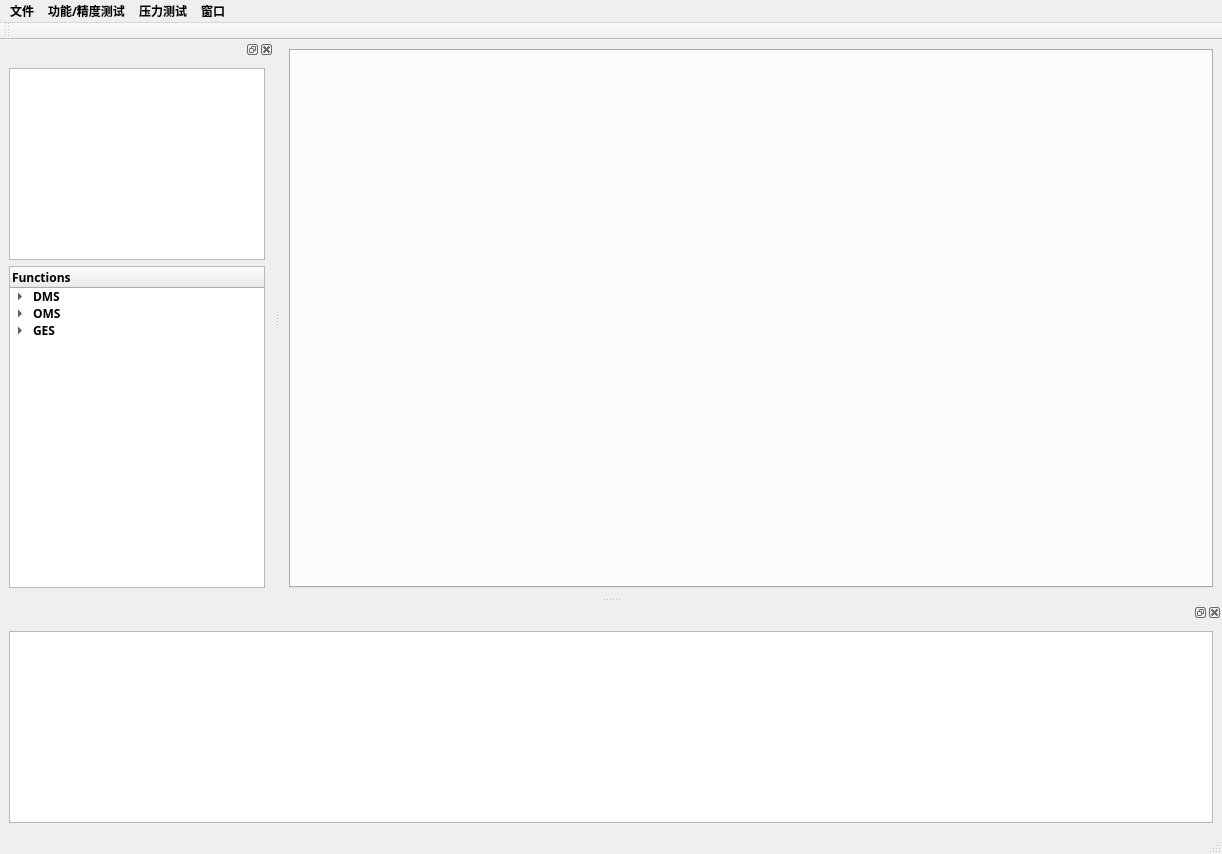
<?xml version="1.0" encoding="UTF-8"?>
<ui version="4.0">
 <class>MainWindow</class>
 <widget class="QMainWindow" name="MainWindow">
  <property name="geometry">
   <rect>
    <x>0</x>
    <y>0</y>
    <width>1222</width>
    <height>854</height>
   </rect>
  </property>
  <property name="sizePolicy">
   <sizepolicy hsizetype="Preferred" vsizetype="Preferred">
    <horstretch>1</horstretch>
    <verstretch>1</verstretch>
   </sizepolicy>
  </property>
  <property name="font">
   <font>
    <family>Agency FB</family>
    <pointsize>9</pointsize>
    <weight>75</weight>
    <bold>true</bold>
   </font>
  </property>
  <property name="windowTitle">
   <string>SenseAuto Cabin Smart Test Tool</string>
  </property>
  <property name="windowIcon">
   <iconset resource="icon/senseauto_3.qrc">
    <normaloff>:/senseauto/icon.PNG</normaloff>:/senseauto/icon.PNG</iconset>
  </property>
  <property name="windowOpacity">
   <double>1.000000000000000</double>
  </property>
  <property name="autoFillBackground">
   <bool>true</bool>
  </property>
  <property name="styleSheet">
   <string notr="true"/>
  </property>
  <property name="iconSize">
   <size>
    <width>256</width>
    <height>256</height>
   </size>
  </property>
  <property name="animated">
   <bool>true</bool>
  </property>
  <property name="tabShape">
   <enum>QTabWidget::Triangular</enum>
  </property>
  <property name="dockNestingEnabled">
   <bool>true</bool>
  </property>
  <property name="unifiedTitleAndToolBarOnMac">
   <bool>true</bool>
  </property>
  <widget class="QWidget" name="centralwidget">
   <layout class="QVBoxLayout" name="verticalLayout_5">
    <item>
     <widget class="QTabWidget" name="tabWidget">
      <property name="sizePolicy">
       <sizepolicy hsizetype="Expanding" vsizetype="Expanding">
        <horstretch>1</horstretch>
        <verstretch>1</verstretch>
       </sizepolicy>
      </property>
      <property name="styleSheet">
       <string notr="true"/>
      </property>
      <property name="tabShape">
       <enum>QTabWidget::Rounded</enum>
      </property>
      <property name="tabsClosable">
       <bool>true</bool>
      </property>
      <property name="movable">
       <bool>true</bool>
      </property>
     </widget>
    </item>
   </layout>
  </widget>
  <widget class="QStatusBar" name="statusbar"/>
  <widget class="QToolBar" name="toolBar">
   <property name="windowTitle">
    <string>toolBar</string>
   </property>
   <attribute name="toolBarArea">
    <enum>TopToolBarArea</enum>
   </attribute>
   <attribute name="toolBarBreak">
    <bool>false</bool>
   </attribute>
  </widget>
  <widget class="QMenuBar" name="menubar">
   <property name="geometry">
    <rect>
     <x>0</x>
     <y>0</y>
     <width>1222</width>
     <height>26</height>
    </rect>
   </property>
   <widget class="QMenu" name="menuGT">
    <property name="title">
     <string>功能/精度测试</string>
    </property>
    <widget class="QMenu" name="menu_3">
     <property name="title">
      <string>统计展示</string>
     </property>
     <addaction name="action_csv_result"/>
     <addaction name="action_display_statistics"/>
    </widget>
    <addaction name="action_Functions"/>
    <addaction name="actionGenerate_GT"/>
    <addaction name="action_runSDK"/>
    <addaction name="action_loganalyze"/>
    <addaction name="menu_3"/>
   </widget>
   <widget class="QMenu" name="menu">
    <property name="title">
     <string>文件</string>
    </property>
    <addaction name="actionNew_Project"/>
    <addaction name="actionOpen_Project"/>
    <addaction name="actionExit"/>
    <addaction name="actionHelp"/>
   </widget>
   <widget class="QMenu" name="menu_2">
    <property name="title">
     <string>压力测试</string>
    </property>
   </widget>
   <widget class="QMenu" name="menu_display">
    <property name="title">
     <string>窗口</string>
    </property>
    <addaction name="action_win_hide"/>
    <addaction name="action_win_activiate"/>
   </widget>
   <addaction name="menu"/>
   <addaction name="menuGT"/>
   <addaction name="menu_2"/>
   <addaction name="menu_display"/>
  </widget>
  <widget class="QDockWidget" name="dockWidget_4">
   <property name="acceptDrops">
    <bool>true</bool>
   </property>
   <property name="floating">
    <bool>false</bool>
   </property>
   <property name="features">
    <set>QDockWidget::AllDockWidgetFeatures</set>
   </property>
   <property name="allowedAreas">
    <set>Qt::AllDockWidgetAreas</set>
   </property>
   <property name="windowTitle">
    <string/>
   </property>
   <attribute name="dockWidgetArea">
    <number>1</number>
   </attribute>
   <widget class="QWidget" name="dockWidgetContents_4">
    <layout class="QVBoxLayout" name="verticalLayout_2">
     <item>
      <widget class="QTreeView" name="treeView">
       <property name="frameShape">
        <enum>QFrame::StyledPanel</enum>
       </property>
       <property name="lineWidth">
        <number>3</number>
       </property>
       <property name="dragEnabled">
        <bool>true</bool>
       </property>
      </widget>
     </item>
     <item>
      <widget class="QTreeWidget" name="treeWidget_functions">
       <property name="sizePolicy">
        <sizepolicy hsizetype="Expanding" vsizetype="Expanding">
         <horstretch>1</horstretch>
         <verstretch>1</verstretch>
        </sizepolicy>
       </property>
       <column>
        <property name="text">
         <string>Functions</string>
        </property>
       </column>
       <item>
        <property name="text">
         <string>DMS</string>
        </property>
        <item>
         <property name="text">
          <string>FACEID</string>
         </property>
        </item>
        <item>
         <property name="text">
          <string>Drowsiness</string>
         </property>
        </item>
        <item>
         <property name="text">
          <string>GAZEAOI</string>
         </property>
        </item>
        <item>
         <property name="text">
          <string>Distraction</string>
         </property>
        </item>
        <item>
         <property name="text">
          <string>DMS Action</string>
         </property>
        </item>
       </item>
       <item>
        <property name="text">
         <string>OMS</string>
        </property>
        <item>
         <property name="text">
          <string>OMS Action</string>
         </property>
        </item>
        <item>
         <property name="text">
          <string>Gender</string>
         </property>
        </item>
        <item>
         <property name="text">
          <string>Age</string>
         </property>
        </item>
        <item>
         <property name="text">
          <string>Emotion</string>
         </property>
        </item>
        <item>
         <property name="text">
          <string>Child</string>
         </property>
        </item>
        <item>
         <property name="text">
          <string>PA</string>
         </property>
        </item>
        <item>
         <property name="text">
          <string>Safety Seat</string>
         </property>
        </item>
       </item>
       <item>
        <property name="text">
         <string>GES</string>
        </property>
        <item>
         <property name="text">
          <string>Static</string>
         </property>
        </item>
        <item>
         <property name="text">
          <string>Dynamic</string>
         </property>
        </item>
       </item>
      </widget>
     </item>
    </layout>
   </widget>
  </widget>
  <widget class="QDockWidget" name="dockWidget_11">
   <attribute name="dockWidgetArea">
    <number>8</number>
   </attribute>
   <widget class="QWidget" name="dockWidgetContents_13">
    <layout class="QGridLayout" name="gridLayout">
     <item row="0" column="0">
      <widget class="QTextBrowser" name="Dialog_textBrowser">
       <property name="sizePolicy">
        <sizepolicy hsizetype="Expanding" vsizetype="Expanding">
         <horstretch>1</horstretch>
         <verstretch>1</verstretch>
        </sizepolicy>
       </property>
       <property name="styleSheet">
        <string notr="true"/>
       </property>
      </widget>
     </item>
    </layout>
   </widget>
  </widget>
  <action name="actionSSH">
   <property name="text">
    <string>SSH</string>
   </property>
  </action>
  <action name="actionlog_analysis">
   <property name="text">
    <string>Analyze Log</string>
   </property>
  </action>
  <action name="actionStatic_Gesture">
   <property name="text">
    <string>Static Gesture</string>
   </property>
  </action>
  <action name="actionDynamic_Gesture">
   <property name="text">
    <string>Dynamic Gesture</string>
   </property>
  </action>
  <action name="actionChild_Detection">
   <property name="text">
    <string>OMS Child</string>
   </property>
  </action>
  <action name="actionOMS_Action">
   <property name="text">
    <string>OMS Action</string>
   </property>
  </action>
  <action name="actionOMS_Safety_Belt">
   <property name="text">
    <string>OMS Safety Belt</string>
   </property>
  </action>
  <action name="actionOMS_PA">
   <property name="text">
    <string>OMS PA</string>
   </property>
  </action>
  <action name="actionOMS_Attribute">
   <property name="text">
    <string>OMS Attribute</string>
   </property>
  </action>
  <action name="actionFACE_ID">
   <property name="text">
    <string>DMS FACEID</string>
   </property>
  </action>
  <action name="actionDMS_Action">
   <property name="text">
    <string>DMS Action</string>
   </property>
  </action>
  <action name="actionDMS_GAZEAOI">
   <property name="text">
    <string>DMS GAZEAOI</string>
   </property>
  </action>
  <action name="action_win_activiate">
   <property name="text">
    <string>激活</string>
   </property>
  </action>
  <action name="action_openfile">
   <property name="text">
    <string>Open File</string>
   </property>
  </action>
  <action name="action_savefile">
   <property name="text">
    <string>Save File</string>
   </property>
  </action>
  <action name="actionNew_Project">
   <property name="text">
    <string>新建项目</string>
   </property>
  </action>
  <action name="action_win_hide">
   <property name="text">
    <string>隐藏</string>
   </property>
  </action>
  <action name="actionOpen_Project">
   <property name="text">
    <string>打开项目</string>
   </property>
  </action>
  <action name="actionExit">
   <property name="text">
    <string>Exit</string>
   </property>
  </action>
  <action name="actionHelp">
   <property name="text">
    <string>Help</string>
   </property>
  </action>
  <action name="action_Functions">
   <property name="text">
    <string>功能选择</string>
   </property>
  </action>
  <action name="action_Functions_log">
   <property name="text">
    <string>Functions</string>
   </property>
  </action>
  <action name="action_Functions_script">
   <property name="text">
    <string>Functions</string>
   </property>
  </action>
  <action name="actionRun_Script">
   <property name="text">
    <string>Run Script</string>
   </property>
  </action>
  <action name="actionGenerate_GT">
   <property name="text">
    <string>gt管理</string>
   </property>
  </action>
  <action name="actionMCU_Connection_Settings">
   <property name="text">
    <string>MCU Connection Settings</string>
   </property>
  </action>
  <action name="action_runSDK">
   <property name="text">
    <string>SDK运行管理</string>
   </property>
  </action>
  <action name="action_loganalyze">
   <property name="text">
    <string>日志分析</string>
   </property>
  </action>
  <action name="action_csv_result">
   <property name="text">
    <string>文件选择</string>
   </property>
  </action>
  <action name="action_display_statistics">
   <property name="text">
    <string>统计分析</string>
   </property>
  </action>
 </widget>
 <resources>
  <include location="icon/senseauto_3.qrc"/>
 </resources>
 <connections/>
</ui>
